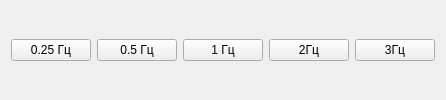
           <widget class="QWidget" name="sin_button_widget" native="true">
            <property name="enabled">
             <bool>true</bool>
            </property>
            <layout class="QGridLayout" name="gridLayout_7">
             <item row="0" column="0">
              <layout class="QHBoxLayout" name="horizontalLayout_5">
               <item>
                <widget class="QPushButton" name="button_sin_025">
                 <property name="maximumSize">
                  <size>
                   <width>100</width>
                   <height>16777215</height>
                  </size>
                 </property>
                 <property name="text">
                  <string>0.25 Гц</string>
                 </property>
                </widget>
               </item>
               <item>
                <widget class="QPushButton" name="button_sin_05">
                 <property name="text">
                  <string>0.5 Гц</string>
                 </property>
                </widget>
               </item>
               <item>
                <widget class="QPushButton" name="button_sin_1">
                 <property name="text">
                  <string>1 Гц</string>
                 </property>
                </widget>
               </item>
               <item>
                <widget class="QPushButton" name="button_sin_2">
                 <property name="text">
                  <string>2Гц</string>
                 </property>
                </widget>
               </item>
               <item>
                <widget class="QPushButton" name="button_sin_3">
                 <property name="text">
                  <string>3Гц</string>
                 </property>
                </widget>
               </item>
              </layout>
             </item>
            </layout>
           </widget>
